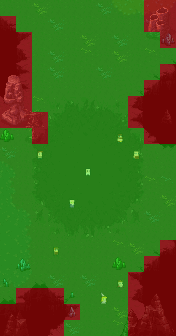

Tiled map render using the project's own tile images. Description and the whole map definition, tile-layer contents included, below:
An orthogonal 11x21 tile map with 16x16 px tiles, 6 tile layers (Warstwa Kafelków 4, Warstwa Kafelków 6, Warstwa Kafelków 7, Warstwa Kafelków 5, ...), 1 hidden layer not drawn.

<map version="1.5" tiledversion="2021.02.15" orientation="orthogonal" renderorder="left-down" width="11" height="21" tilewidth="16" tileheight="16" infinite="0" nextlayerid="14" nextobjectid="1">
 <tileset firstgid="1" source="../world_tiles/tileset.tsx" />
 <layer id="10" name="Warstwa Kafelków 4" width="11" height="21">
  <data encoding="csv">
2022,2022,4615,2022,2022,2022,4215,4647,4648,4649,4651,
2143,2022,2022,4215,2022,2022,2022,2022,2022,4215,2022,
2341,2244,2022,2022,2022,4615,2022,4215,2022,2022,2022,
2343,2344,2022,4215,2022,4416,2022,4615,2022,4416,1924,
2443,2444,2022,4215,2022,2022,4215,2723,2022,2023,2024,
2543,2544,2022,2022,2022,2022,2022,2823,2122,2123,2124,
2929,2022,4416,1610615155,1610615255,1610615355,1610615455,1610615555,2322,2625,2323,
2022,2022,1610615054,1610615154,1610615254,1610615354,1610615454,1610615554,2422,2625,2423,
2022,2022,1610615053,1610615153,1610615253,1610615353,1610615453,1610615553,1610615653,2724,2826,
4215,2022,1610615052,1610615152,1610615252,1610615352,1610615452,1610615552,1610615652,2925,2926,
3051,2022,1610615051,1610615151,1610615251,1610615351,1610615451,1610615551,1610615651,2022,2022,
3151,2022,1610615050,1610615150,1610615250,1610615350,1610615450,1610615550,1610615650,4416,2022,
2750,2751,1610615049,1610615149,1610615249,1610615349,1610615449,1610615549,1610615649,2022,4615,
2850,2851,1610615048,1610615148,1610615248,1610615348,1610615448,1610615548,1610615648,4215,2022,
3256,3151,2022,1610615147,1610615247,1610615347,1610615447,1610615547,2022,2022,2022,
3356,3251,2022,2022,2022,2022,2022,4416,4615,2023,2024,
3350,3351,2022,2022,2022,2022,2022,2022,2122,2123,2425,
0,0,0,4215,2022,4215,2022,2421,2222,2425,2425,
0,0,0,2022,2022,2022,2022,2421,2322,2425,2425,
0,0,0,2022,2022,2022,2421,4615,2622,2623,2425,
0,0,0,2022,4215,2022,2421,4416,2722,2622,2623
</data>
 </layer>
 <layer id="12" name="Warstwa Kafelków 6" width="11" height="21">
  <data encoding="csv">
0,0,0,0,0,0,0,0,0,12168,12169,
0,0,0,0,0,0,0,0,0,12268,12269,
0,0,0,0,0,0,0,0,0,12368,12369,
0,0,0,0,0,0,0,0,0,0,0,
12873,12874,12875,0,0,0,0,0,0,0,0,
12973,12974,12975,0,0,0,0,0,0,0,0,
13073,13074,13075,0,0,0,0,0,0,0,0,
13173,13174,13175,0,0,0,0,0,0,0,0,
3472,0,0,0,0,0,0,0,0,0,0,
0,0,0,0,0,0,0,0,0,0,0,
0,0,0,0,0,0,0,0,0,0,0,
0,0,0,0,0,0,0,0,0,0,4016,
0,0,0,0,0,0,0,0,0,0,0,
0,0,0,0,0,0,0,0,0,0,0,
0,0,0,0,0,0,0,0,0,0,0,
0,0,0,0,0,0,0,0,0,0,0,
0,0,0,0,0,0,0,3472,0,0,0,
0,0,0,0,0,0,0,0,0,0,0,
0,0,0,0,0,0,0,0,0,0,0,
0,0,0,0,0,0,0,2766,2767,2768,0,
0,0,0,0,0,0,0,2866,2867,2868,0
</data>
 </layer>
 <layer id="13" name="Warstwa Kafelków 7" width="11" height="21">
  <data encoding="csv">
0,0,0,0,0,0,0,0,0,0,0,
0,0,0,0,0,0,0,0,0,0,0,
0,0,0,0,0,0,0,0,0,0,0,
0,0,0,0,0,0,0,0,0,0,0,
0,0,0,0,0,0,0,0,0,0,0,
0,0,0,0,0,0,0,0,0,0,0,
0,0,0,0,0,0,0,0,0,0,0,
0,0,0,0,0,0,0,0,0,0,0,
0,0,0,0,0,0,0,0,0,0,0,
0,0,0,0,0,0,0,0,0,0,0,
0,0,0,0,0,0,0,0,0,0,0,
0,0,0,0,0,0,0,0,0,0,0,
0,0,0,0,0,0,0,0,0,0,0,
0,0,0,0,0,0,0,0,0,0,0,
0,0,0,0,0,0,0,0,0,0,0,
0,0,0,0,0,0,0,0,0,0,0,
3350,3351,0,0,0,0,0,0,0,0,0,
3450,3451,1826,0,0,0,0,0,0,0,0,
1826,1925,1926,2143,2144,0,0,0,0,0,0,
1926,2025,2341,2243,2244,0,0,0,0,0,0,
2341,2341,2642,2643,0,0,0,0,0,0,0
</data>
 </layer>
 <layer id="11" name="Warstwa Kafelków 5" width="11" height="21">
  <data encoding="csv">
0,0,0,0,0,0,0,0,0,0,0,
0,0,0,0,0,0,0,0,0,0,0,
0,0,0,0,0,0,0,0,0,0,3468,
0,0,0,0,0,0,0,0,0,0,0,
0,0,0,0,0,0,0,0,0,0,0,
0,0,0,0,0,0,0,0,0,0,0,
0,12563,12564,0,0,0,0,0,0,0,2973,
0,12663,12664,0,0,0,0,0,0,0,3073,
0,12763,12764,0,0,0,0,0,0,0,0,
0,0,0,0,0,0,0,0,0,0,0,
0,0,0,0,0,0,0,0,0,0,0,
0,0,0,0,0,0,0,0,0,0,0,
0,0,0,0,0,0,0,0,0,0,0,
0,0,0,0,0,0,0,0,0,0,0,
0,0,0,0,0,0,0,0,0,0,0,
0,0,0,0,0,0,0,0,0,0,0,
0,3667,0,0,0,0,0,0,0,0,0,
3669,0,0,0,0,0,0,0,0,0,0,
0,0,0,0,3369,0,0,0,2373,2374,2375,
2870,2871,0,0,3469,0,0,0,2473,2474,2475,
2970,2971,0,0,0,0,0,0,2573,2574,2575
</data>
 </layer>
 <layer id="7" name="anim" width="11" height="21" visible="0">
  <data encoding="csv">
0,0,0,0,0,0,0,0,0,0,0,
0,0,0,0,0,0,0,0,0,0,0,
0,0,0,15727,0,0,15527,0,0,0,0,
0,0,0,0,0,0,0,0,0,15527,0,
0,0,15727,0,0,0,0,0,0,0,0,
0,0,0,0,0,0,0,15727,0,0,0,
0,0,0,0,0,0,0,0,0,0,0,
0,0,0,0,0,0,0,0,0,0,0,
0,0,0,0,0,0,0,0,0,0,0,
15627,0,0,0,0,0,0,0,0,0,0,
0,0,0,0,0,0,0,0,0,0,0,
0,0,0,0,0,0,0,0,0,0,0,
0,0,0,15439,0,0,0,0,0,0,0,
0,0,0,0,0,0,0,0,0,0,15528,
0,0,0,0,0,0,0,0,0,0,0,
0,0,0,0,0,0,0,15427,0,0,0,
0,0,0,0,15527,0,0,0,0,0,0,
0,0,0,0,0,0,15427,0,0,0,0,
0,0,0,0,0,0,0,15539,0,0,0,
0,0,0,0,0,0,0,0,0,0,0,
0,0,0,0,0,0,0,0,0,0,0
</data>
 </layer>
 <layer id="8" name="characters" width="11" height="21">
  <data encoding="csv">
0,0,0,0,0,0,0,0,0,0,0,
0,0,0,0,0,0,0,0,0,0,0,
0,0,0,0,0,0,0,0,0,0,0,
0,0,0,0,0,0,0,0,0,0,0,
0,0,0,0,0,0,0,0,0,0,0,
0,0,0,0,0,0,0,0,0,0,0,
0,0,0,0,0,0,0,0,0,0,0,
0,0,0,0,0,0,0,0,0,0,0,
0,0,0,0,0,0,0,15617,0,0,0,
0,0,15415,0,0,0,0,0,15715,0,0,
0,0,0,0,0,15416,0,0,0,0,0,
0,0,0,0,0,0,0,0,0,0,0,
0,0,0,0,15515,0,0,0,0,0,0,
0,0,0,0,0,0,0,0,0,0,0,
0,0,0,0,0,0,0,0,0,0,0,
0,0,0,15615,0,0,0,0,0,0,0,
0,0,0,0,0,0,0,0,0,0,0,
0,0,0,0,0,0,0,15716,0,0,0,
0,0,0,0,0,0,15516,0,0,0,0,
0,0,0,0,0,0,0,0,0,0,0,
0,0,0,0,0,0,0,0,0,0,0
</data>
 </layer>
 <layer id="9" name="walkable" width="11" height="21">
  <data encoding="csv">
15537,15537,15537,15537,15537,15537,15537,15537,15537,15437,15437,
15437,15537,15537,15537,15537,15537,15537,15537,15537,15437,15437,
15437,15437,15537,15537,15537,15537,15537,15537,15537,15537,15437,
15437,15437,15537,15537,15537,15537,15537,15537,15537,15537,15537,
15437,15437,15537,15537,15537,15537,15537,15537,15537,15537,15437,
15437,15437,15537,15537,15537,15537,15537,15537,15537,15437,15437,
15437,15437,15537,15537,15537,15537,15537,15537,15437,15437,15437,
15437,15437,15437,15537,15537,15537,15537,15537,15437,15437,15437,
15537,15537,15437,15537,15537,15537,15537,15537,15537,15437,15437,
15537,15537,15537,15537,15537,15537,15537,15537,15537,15537,15537,
15537,15537,15537,15537,15537,15537,15537,15537,15537,15537,15537,
15537,15537,15537,15537,15537,15537,15537,15537,15537,15537,15537,
15537,15537,15537,15537,15537,15537,15537,15537,15537,15537,15537,
15537,15537,15537,15537,15537,15537,15537,15537,15537,15537,15537,
15537,15537,15537,15537,15537,15537,15537,15537,15537,15537,15537,
15537,15537,15537,15537,15537,15537,15537,15537,15537,15537,15437,
15537,15537,15537,15537,15537,15537,15537,15537,15537,15437,15437,
15537,15537,15537,15537,15537,15537,15537,15537,15437,15437,15437,
15537,15437,15437,15437,15537,15537,15537,15537,15437,15437,15437,
15437,15437,15437,15437,15437,15537,15537,15537,15437,15437,15437,
15437,15437,15437,15437,15537,15537,15537,15537,15437,15437,15437
</data>
 </layer>
</map>
